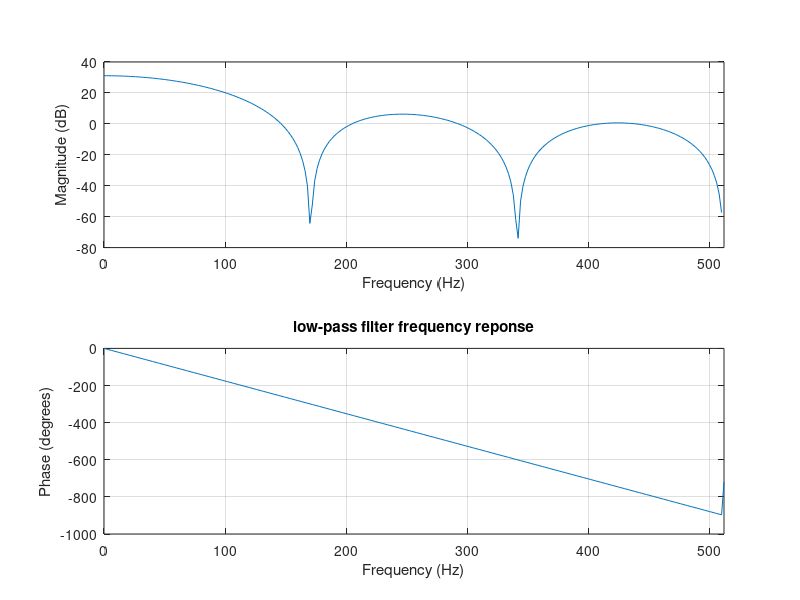
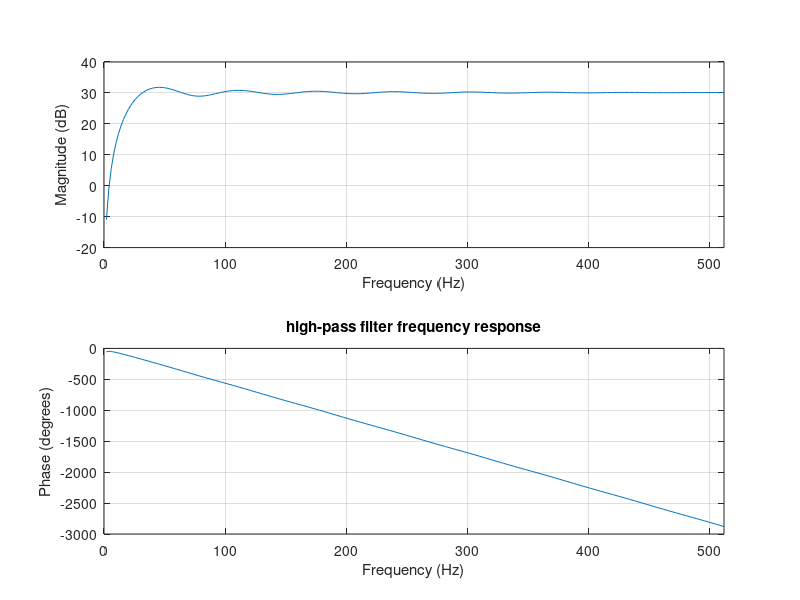
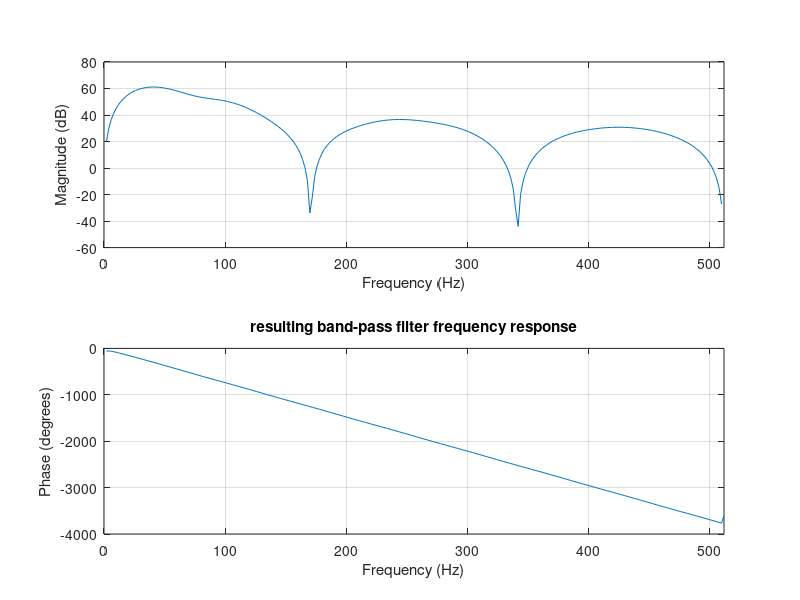
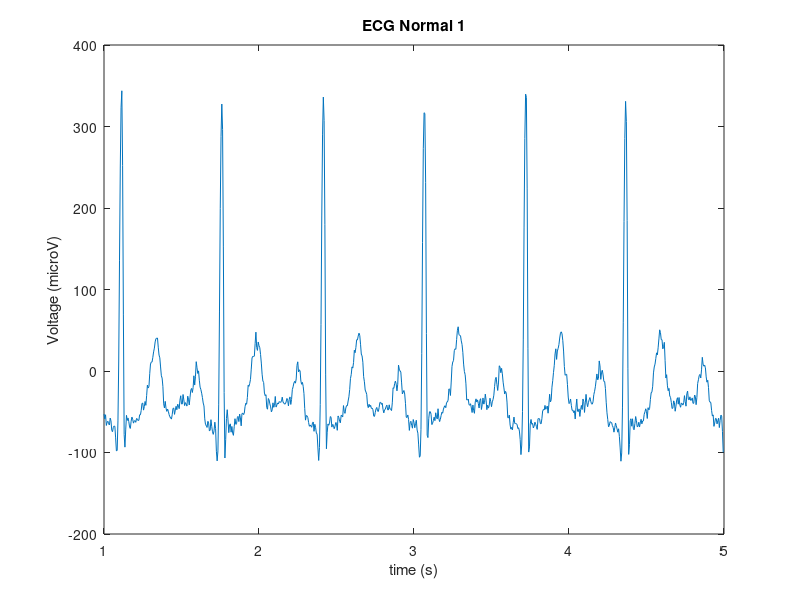

Source code (MATLAB) for these figures, in order: (Note: this script raises an error after producing the figures.)
clear all;
close all;
clc;


%% Load Signals
load('ecg_normal_1.mat');
fs1 = Fs;
ecg1 = ecg;

tmin = 1;
tmax = 5;

ecg1_4sec = ecg1(tmin*fs1:tmax*fs1-1);
t_axis = tmin:1/fs1:tmax-(1/fs1);

%% Load Filters

load('h1.mat');
den1 = h1Den;
num1 = h1Num;

load('h2.mat');
den2 = h2Den;
num2 = h2Num;

%% Plot frequency reponse of h1 h2 and its corresponding band-pass
figure
freqz(num1, den1, 256, 1024);
title('low-pass filter frequency reponse');


figure
freqz(num2, den2, 256, 1024);
title('high-pass filter frequency response');

figure
freqz(conv(num1, num2), conv(den1, den2), 256, 1024);
title('resulting band-pass filter frequency response');

%% a) ECG filtering
figure
plot(t_axis, ecg1_4sec);
title('ECG Normal 1');
xlabel('time (s)');
ylabel('Voltage (microV)');

figure
plot(t_axis, fftshift(abs(fft(ecg1_4sec))));
title('Frequecy Spectrum of ECG Normal');
xlabel('time (s)');
ylabel('Voltage (microV)');

ecg1_filtered1 = filter(num1, den1, ecg1_4sec);

figure
plot(t_axis, ecg1_filtered1);
title('ECG Normal 1 after filtered by low-pass filter');
xlabel('time (s)');
ylabel('Voltage (microV)');

figure
plot(t_axis, fftshift(abs(fft(ecg1_filtered1))));
title('Frequecy Spectrum of ECG Normal 1 after filtered by low-pass filter');
xlabel('time (s)');
ylabel('Voltage (microV)');

ecg1_filtered2 = filter(num2, den2, ecg1_filtered1);

figure
plot(t_axis, ecg1_filtered2);
title('ECG Normal 1 after filtered by band-pass filter');
xlabel('time (s)');
ylabel('Voltage (microV)');

figure
plot(t_axis, fftshift(abs(fft(ecg1_filtered2))));
title('Frequecy Spectrum of ECG Normal 1 after filtered by band-pass filter');
xlabel('time (s)');
ylabel('Voltage (microV)');

%% b) differentiation filter

b = [1 2 0 -2 -1];
a = [1];
a = a*8*(1/fs1);
freqz(b,a, 256, 1024);
title('derivative filter frequency response');

ecg1_filtered3 = filter(b, a, ecg1_filtered2);

figure
plot(t_axis, ecg1_filtered3);
title('ECG Normal 1 after filtered by derivative filter');
xlabel('time (s)');
ylabel('Voltage (microV)');

figure
plot(t_axis, fftshift(abs(fft(ecg1_filtered3))));
title('Frequecy Spectrum of ECG Normal 1 after filtered by derivative filter');
xlabel('time (s)');
ylabel('Voltage (microV)');

%% c) Signal squared

ecg1_filtered4 = abs(ecg1_filtered3).^2;

figure
plot(t_axis, ecg1_filtered4);
title('ECG Normal 1 after being squared');
xlabel('time (s)');
ylabel('microV^2');

%% d) Window proposal

N = window_determination(ecg1_filtered4, 1*10^13);

%% e) Threshold proposal and temporal determination

threshold = 1*10^3; %aproximatively proposed according to the graph of ecg1_filtered4

[temporal_locations, max_values] = find_local_max(ecg1_filtered4, fs1, threshold, tmin);